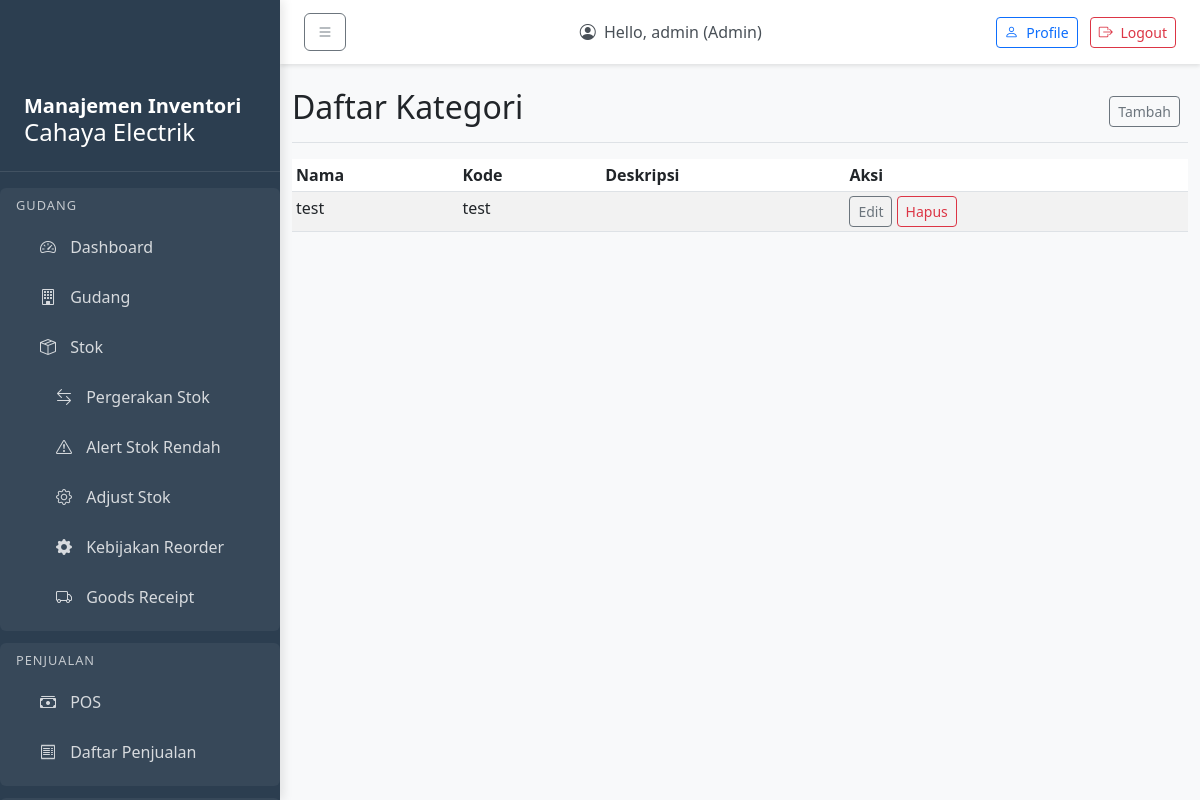
The app's page /master/categories/ (signed in), older data.
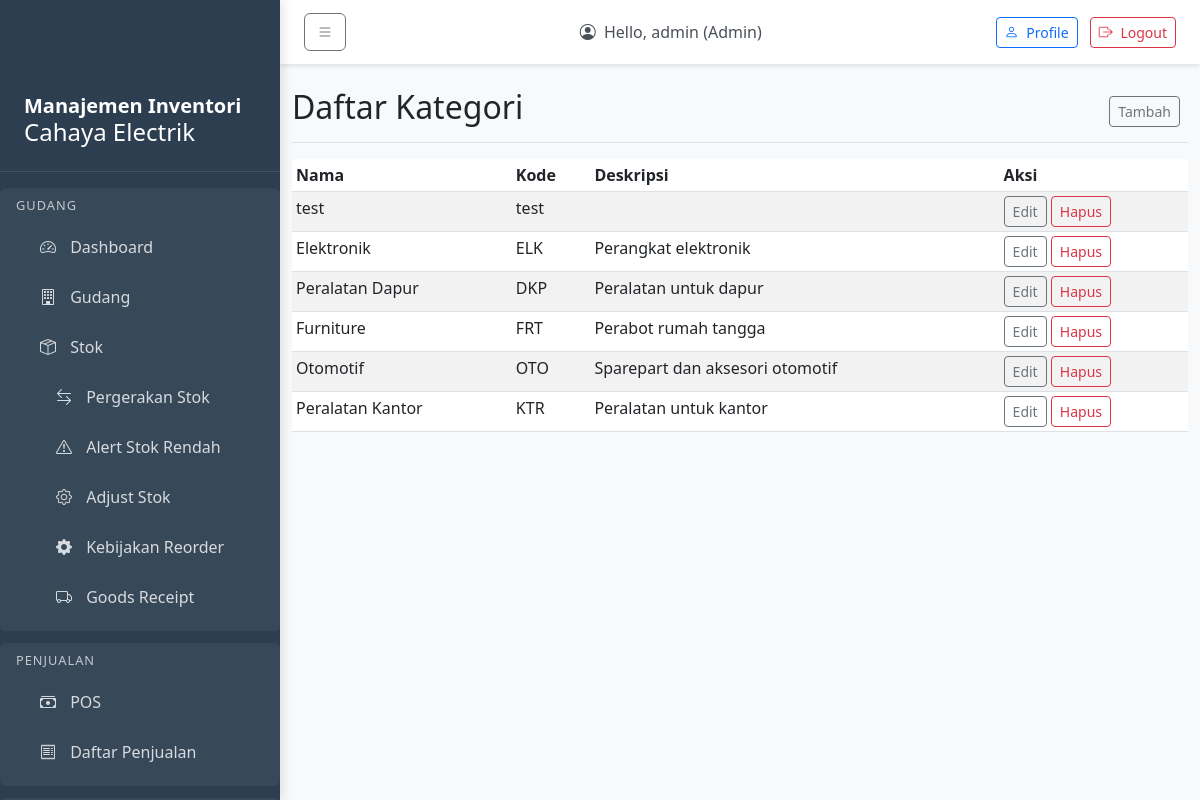
The same page, newer data.
### master/models.py (models this page shows, shortened)
class Category(models.Model):
    name = models.CharField(max_length=100)
    code = models.CharField(max_length=30, unique=True)
    description = models.CharField(max_length=255, blank=True)
    created_at = models.DateTimeField(auto_now_add=True)
    updated_at = models.DateTimeField(auto_now=True)
    class Meta:
        db_table = 'category'

### master/views.py (the view)
# urls.py: path('categories/', views.category_list, name='category_list'),
@login_required
def category_list(request):
    if request.user.role not in ['manager', 'admin']:
        raise PermissionDenied("Anda tidak memiliki akses ke fitur ini.")
    categories = Category.objects.all()
    paginator = Paginator(categories, 10)  # Show 10 categories per page
    page_number = request.GET.get('page')
    page_obj = paginator.get_page(page_number)
    return render(request, 'master/category_list.html', {'page_obj': page_obj})

### templates/master/category_list.html (shortened to what this page needs)
{% extends 'master/base_master.html' %}
{% block master_title %}Daftar Kategori{% endblock %}
{% block add_url %}{% url 'master:category_create' %}{% endblock %}
{% block master_content %}
<div class="table-responsive">
    <table class="table table-striped table-sm">
        <thead>
            <tr>
                <th>Nama</th>
                <th>Kode</th>
                <th>Deskripsi</th>
                <th>Aksi</th>
            </tr>
        </thead>
        <tbody>
            {% for category in page_obj %}
            <tr>
                <td>{{ category.name }}</td>
                <td>{{ category.code }}</td>
                <td>{{ category.description }}</td>
                <td>
                    <a href="{% url 'master:category_update' category.pk %}" class="btn btn-sm btn-outline-secondary">Edit</a>
                    <a href="{% url 'master:category_delete' category.pk %}" class="btn btn-sm btn-outline-danger">Hapus</a>
                </td>
            </tr>
            {% empty %}
            <tr>
                <td colspan="4">Tidak ada kategori</td>
            </tr>
            {% endfor %}
        </tbody>
    </table>
</div>
{% endblock %}

Row changes from the older to the newer data that the page shows:
added Category: name "Elektronik", code "ELK", description "Perangkat elektronik"
added Category: name "Peralatan Dapur", code "DKP", description "Peralatan untuk dapur"
added Category: name "Furniture", code "FRT", description "Perabot rumah tangga"
added Category: name "Otomotif", code "OTO", description "Sparepart dan aksesori otomotif"
added Category: name "Peralatan Kantor", code "KTR", description "Peralatan untuk kantor"
